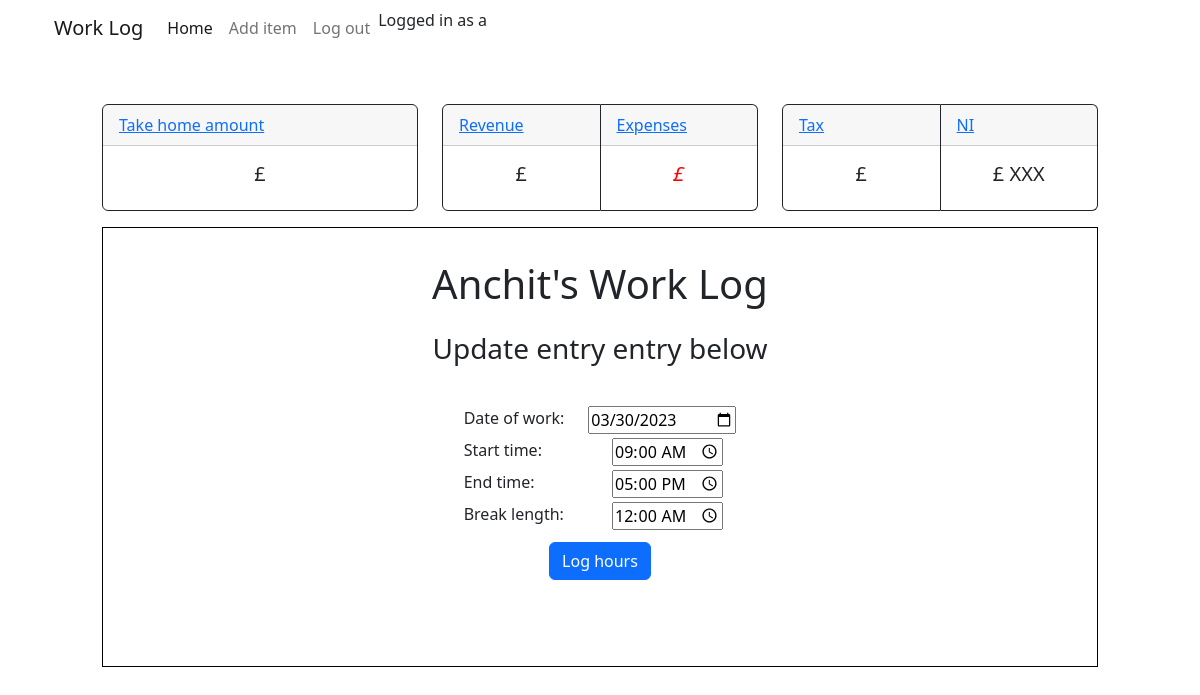
The page /update-time/17 (signed in) on the database its author committed.
### timeTrack/models.py (models this page shows, shortened)
class Times(models.Model):
    date_of_work = models.DateField(
        verbose_name='Day of work', default=timezone.now, blank=True)
    start_time = models.TimeField(
        verbose_name='Start Time', null=True,  blank=True)
    end_time = models.TimeField(
        verbose_name='End Time', null=True, blank=True)
    break_length = models.DurationField(
        verbose_name='Time taken for break', default=datetime.timedelta(0), null=True, blank=True,)

### timeTrack/views.py (the view)
# urls.py: path('update-time/<int:pk>', views.UpdateTimeView.as_view(), name='updateTime'),
class UpdateTimeView(LoginRequiredMixin, UpdateView):
    model = Times
    template_name = 'timeTrack/time-update.html'
    form_class = TimeCreateForm
    success_url = reverse_lazy('index')

### timeTrack/forms.py
class TimeCreateForm(ModelForm):
    class Meta:
        model = Times
        fields = '__all__'
        widgets = {
            'date_of_work': DateInput(),
            'start_time' : TimeInput(),
            'end_time' : TimeInput(),
            'break_length' : TimeInput(),
        }

### timeTrack/templates/timeTrack/time-update.html (shortened to what this page needs)
{% extends 'timeTrack/home.html' %} {% block forms %}
<div class="row">
  <div class="col d-flex flex-column justify-content-center align-items-center">
    <h3>Update entry entry below</h3>
    <form method="post" class="py-3 my-3">
      <div class="fieldWrapper row">
        <div class="col">
          <label class="form-label" for="{{ form.date_of_work.id_for_label }}"
            >Date of work:</label
          >
        </div>
        <div class="col">{{ form.date_of_work }}</div>
      </div>
      <div class="fieldWrapper row">
        <div class="col">
          <label class="form-label" for="{{ form.start_time.id_for_label }}"
            >Start time:</label
          >
        </div>
        <div class="col">{{ form.start_time }}</div>
      </div>
      <div class="fieldWrapper row">
        <div class="col">
          <label class="form-label" for="{{ form.end_time.id_for_label }}"
            >End time:</label
          >
        </div>
        <div class="col">{{ form.end_time }}</div>
      </div>
      <div class="fieldWrapper row">
        <div class="col">
          <label class="form-label" for="{{ form.break_length.id_for_label }}"
            >Break length:</label
          >
        </div>
        <div class="col">{{ form.break_length }}</div>
      </div>
      <div class="fieldWrapper row mt-2">
        <div class="col d-flex justify-content-center">
          <button type="submit" class="btn btn-primary text-center">
            Log hours
          </button>
        </div>
      </div>
    </form>
  </div>
</div>
{% endblock forms %}

### timeTrack/templates/timeTrack/nav.html (shortened to what this page needs)
<nav class="navbar navbar-expand-lg">
    <div class="container-fluid justify-content-center">
      <a class="navbar-brand" href="#">Work Log</a>
      <div class="collapse navbar-collapse" id="navbarSupportedContent">
        <ul class="navbar-nav me-auto mb-2 mb-lg-0">
          <li class="nav-item">
            <a class="nav-link active" aria-current="page" href="{% url 'index' %}">Home</a>
          </li>
          {% if user.is_authenticated %}
          <li class="nav-item">
            <a class="nav-link" href="{% url 'addTime' %}">Add item</a>
          </li>
          <li class="nav-item">
            <a class="nav-link" href="{% url 'logout' %}">Log out</a>
          </li>
          <p class="text-end">Logged in as {{user.username}}</p>
          {% endif %}
        </ul>
      </div>
    </div>
  </nav>

### timeTrack/static/timeTrack/styles.css (style rules this page uses)
:root { --black: #141414; --white: #ffffff; --red: #ff0000; }

### rows shown on the page
Times: date_of_work "03/30/2023", start_time "09:00:00", end_time "17:00:00", break_length "00:00:00"

### other values the page prints
{{ user.username }} "a"
